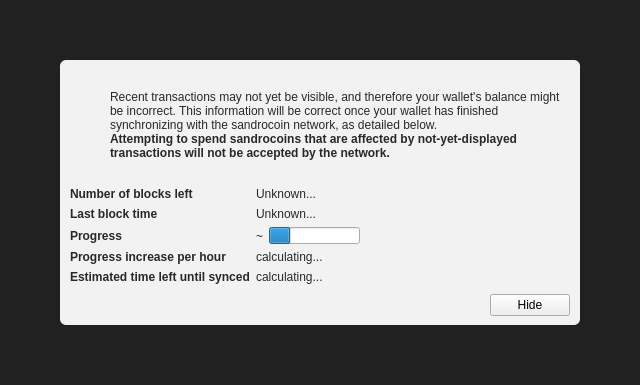
<?xml version="1.0" encoding="UTF-8"?>
<ui version="4.0">
 <class>ModalOverlay</class>
 <widget class="ModalOverlay" name="ModalOverlay">
  <property name="geometry">
   <rect>
    <x>0</x>
    <y>0</y>
    <width>640</width>
    <height>385</height>
   </rect>
  </property>
  <property name="windowTitle">
   <string>Form</string>
  </property>
  <layout class="QVBoxLayout" name="verticalLayout" stretch="0">
   <property name="sizeConstraint">
    <enum>QLayout::SetDefaultConstraint</enum>
   </property>
   <property name="leftMargin">
    <number>0</number>
   </property>
   <property name="topMargin">
    <number>0</number>
   </property>
   <property name="rightMargin">
    <number>0</number>
   </property>
   <property name="bottomMargin">
    <number>0</number>
   </property>
   <item>
    <widget class="QWidget" name="bgWidget" native="true">
     <property name="styleSheet">
      <string notr="true">#bgWidget { background: rgba(0,0,0,220); }</string>
     </property>
     <layout class="QVBoxLayout" name="verticalLayoutMain" stretch="1">
      <property name="leftMargin">
       <number>60</number>
      </property>
      <property name="topMargin">
       <number>60</number>
      </property>
      <property name="rightMargin">
       <number>60</number>
      </property>
      <property name="bottomMargin">
       <number>60</number>
      </property>
      <item>
       <widget class="QWidget" name="contentWidget" native="true">
        <property name="styleSheet">
         <string notr="true">#contentWidget { background: rgba(255,255,255,240); border-radius: 6px; }

QLabel { color: rgb(40,40,40);  }</string>
        </property>
        <layout class="QVBoxLayout" name="verticalLayoutSub" stretch="1,0,0,0">
         <property name="spacing">
          <number>0</number>
         </property>
         <property name="leftMargin">
          <number>10</number>
         </property>
         <property name="topMargin">
          <number>10</number>
         </property>
         <property name="rightMargin">
          <number>10</number>
         </property>
         <property name="bottomMargin">
          <number>10</number>
         </property>
         <item>
          <layout class="QHBoxLayout" name="horizontalLayoutIconText" stretch="0,1">
           <property name="topMargin">
            <number>20</number>
           </property>
           <item>
            <layout class="QVBoxLayout" name="verticalLayoutIcon">
             <property name="leftMargin">
              <number>0</number>
             </property>
             <item>
              <widget class="QPushButton" name="warningIcon">
               <property name="enabled">
                <bool>false</bool>
               </property>
               <property name="text">
                <string/>
               </property>
               <property name="icon">
                <iconset>
                 <normaloff>:/icons/warning</normaloff>
                 <disabledoff>:/icons/warning</disabledoff>:/icons/warning</iconset>
               </property>
               <property name="iconSize">
                <size>
                 <width>48</width>
                 <height>48</height>
                </size>
               </property>
               <property name="flat">
                <bool>true</bool>
               </property>
              </widget>
             </item>
             <item>
              <spacer name="verticalSpacerWarningIcon">
               <property name="orientation">
                <enum>Qt::Vertical</enum>
               </property>
               <property name="sizeHint" stdset="0">
                <size>
                 <width>20</width>
                 <height>40</height>
                </size>
               </property>
              </spacer>
             </item>
            </layout>
           </item>
           <item>
            <layout class="QVBoxLayout" name="verticalLayoutInfoText">
             <property name="leftMargin">
              <number>0</number>
             </property>
             <property name="topMargin">
              <number>0</number>
             </property>
             <item>
              <widget class="QLabel" name="infoText">
               <property name="text">
                <string>Recent transactions may not yet be visible, and therefore your wallet's balance might be incorrect. This information will be correct once your wallet has finished synchronizing with the sandrocoin network, as detailed below.</string>
               </property>
               <property name="textFormat">
                <enum>Qt::RichText</enum>
               </property>
               <property name="wordWrap">
                <bool>true</bool>
               </property>
              </widget>
             </item>
             <item>
              <widget class="QLabel" name="infoTextStrong">
               <property name="font">
                <font>
                 <weight>75</weight>
                 <bold>true</bold>
                </font>
               </property>
               <property name="text">
                <string>Attempting to spend sandrocoins that are affected by not-yet-displayed transactions will not be accepted by the network.</string>
               </property>
               <property name="textFormat">
                <enum>Qt::RichText</enum>
               </property>
               <property name="wordWrap">
                <bool>true</bool>
               </property>
              </widget>
             </item>
             <item>
              <spacer name="verticalSpacerInTextSpace">
               <property name="orientation">
                <enum>Qt::Vertical</enum>
               </property>
               <property name="sizeHint" stdset="0">
                <size>
                 <width>20</width>
                 <height>40</height>
                </size>
               </property>
              </spacer>
             </item>
            </layout>
           </item>
          </layout>
         </item>
         <item>
          <spacer name="verticalSpacerAfterText">
           <property name="orientation">
            <enum>Qt::Vertical</enum>
           </property>
           <property name="sizeHint" stdset="0">
            <size>
             <width>20</width>
             <height>40</height>
            </size>
           </property>
          </spacer>
         </item>
         <item>
          <layout class="QFormLayout" name="formLayout">
           <property name="fieldGrowthPolicy">
            <enum>QFormLayout::FieldsStayAtSizeHint</enum>
           </property>
           <property name="horizontalSpacing">
            <number>6</number>
           </property>
           <property name="verticalSpacing">
            <number>6</number>
           </property>
           <property name="topMargin">
            <number>10</number>
           </property>
           <item row="0" column="0">
            <widget class="QLabel" name="labelNumberOfBlocksLeft">
             <property name="font">
              <font>
               <weight>75</weight>
               <bold>true</bold>
              </font>
             </property>
             <property name="text">
              <string>Number of blocks left</string>
             </property>
            </widget>
           </item>
           <item row="0" column="1">
            <widget class="QLabel" name="numberOfBlocksLeft">
             <property name="text">
              <string>Unknown...</string>
             </property>
            </widget>
           </item>
           <item row="1" column="0">
            <widget class="QLabel" name="labelLastBlockTime">
             <property name="font">
              <font>
               <weight>75</weight>
               <bold>true</bold>
              </font>
             </property>
             <property name="text">
              <string>Last block time</string>
             </property>
            </widget>
           </item>
           <item row="1" column="1">
            <widget class="QLabel" name="newestBlockDate">
             <property name="sizePolicy">
              <sizepolicy hsizetype="Maximum" vsizetype="Preferred">
               <horstretch>0</horstretch>
               <verstretch>0</verstretch>
              </sizepolicy>
             </property>
             <property name="text">
              <string>Unknown...</string>
             </property>
            </widget>
           </item>
           <item row="2" column="0">
            <widget class="QLabel" name="labelSyncDone">
             <property name="font">
              <font>
               <weight>75</weight>
               <bold>true</bold>
              </font>
             </property>
             <property name="text">
              <string>Progress</string>
             </property>
            </widget>
           </item>
           <item row="2" column="1">
            <layout class="QHBoxLayout" name="horizontalLayoutSync" stretch="0,1">
             <item>
              <widget class="QLabel" name="percentageProgress">
               <property name="text">
                <string notr="true">~</string>
               </property>
              </widget>
             </item>
             <item>
              <widget class="QProgressBar" name="progressBar">
               <property name="value">
                <number>24</number>
               </property>
               <property name="format">
                <string/>
               </property>
              </widget>
             </item>
            </layout>
           </item>
           <item row="4" column="0">
            <widget class="QLabel" name="labelProgressIncrease">
             <property name="font">
              <font>
               <weight>75</weight>
               <bold>true</bold>
              </font>
             </property>
             <property name="text">
              <string>Progress increase per hour</string>
             </property>
            </widget>
           </item>
           <item row="4" column="1">
            <widget class="QLabel" name="progressIncreasePerH">
             <property name="text">
              <string>calculating...</string>
             </property>
            </widget>
           </item>
           <item row="5" column="0">
            <widget class="QLabel" name="labelEstimatedTimeLeft">
             <property name="font">
              <font>
               <weight>75</weight>
               <bold>true</bold>
              </font>
             </property>
             <property name="text">
              <string>Estimated time left until synced</string>
             </property>
            </widget>
           </item>
           <item row="5" column="1">
            <widget class="QLabel" name="expectedTimeLeft">
             <property name="text">
              <string>calculating...</string>
             </property>
            </widget>
           </item>
          </layout>
         </item>
         <item>
          <layout class="QHBoxLayout" name="horizontalLayoutButtons">
           <property name="leftMargin">
            <number>10</number>
           </property>
           <property name="topMargin">
            <number>10</number>
           </property>
           <item>
            <spacer name="horizontalSpacer">
             <property name="orientation">
              <enum>Qt::Horizontal</enum>
             </property>
             <property name="sizeHint" stdset="0">
              <size>
               <width>40</width>
               <height>20</height>
              </size>
             </property>
            </spacer>
           </item>
           <item>
            <widget class="QPushButton" name="closeButton">
             <property name="text">
              <string>Hide</string>
             </property>
            </widget>
           </item>
          </layout>
         </item>
        </layout>
       </widget>
      </item>
     </layout>
    </widget>
   </item>
  </layout>
 </widget>
 <customwidgets>
  <customwidget>
   <class>ModalOverlay</class>
   <extends>QWidget</extends>
   <header>modaloverlay.h</header>
   <container>1</container>
  </customwidget>
 </customwidgets>
 <resources/>
 <connections/>
</ui>
